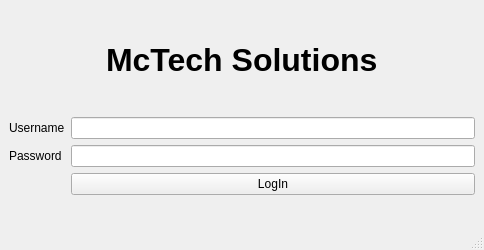
<?xml version="1.0" encoding="UTF-8"?>
<ui version="4.0">
 <class>LogIn</class>
 <widget class="QMainWindow" name="LogIn">
  <property name="geometry">
   <rect>
    <x>0</x>
    <y>0</y>
    <width>484</width>
    <height>250</height>
   </rect>
  </property>
  <property name="windowTitle">
   <string>LogIn</string>
  </property>
  <widget class="QWidget" name="centralwidget">
   <layout class="QGridLayout" name="gridLayout_2">
    <item row="0" column="0">
     <layout class="QGridLayout" name="gridLayout">
      <item row="0" column="1">
       <widget class="QLabel" name="label_title">
        <property name="font">
         <font>
          <pointsize>24</pointsize>
          <weight>75</weight>
          <bold>true</bold>
         </font>
        </property>
        <property name="text">
         <string>McTech Solutions</string>
        </property>
       </widget>
      </item>
      <item row="0" column="0">
       <spacer name="horizontalSpacer">
        <property name="orientation">
         <enum>Qt::Horizontal</enum>
        </property>
        <property name="sizeHint" stdset="0">
         <size>
          <width>40</width>
          <height>20</height>
         </size>
        </property>
       </spacer>
      </item>
      <item row="0" column="2">
       <spacer name="horizontalSpacer_2">
        <property name="orientation">
         <enum>Qt::Horizontal</enum>
        </property>
        <property name="sizeHint" stdset="0">
         <size>
          <width>40</width>
          <height>20</height>
         </size>
        </property>
       </spacer>
      </item>
     </layout>
    </item>
    <item row="1" column="0">
     <layout class="QFormLayout" name="formLayout">
      <item row="0" column="0">
       <widget class="QLabel" name="label_3">
        <property name="text">
         <string>Username</string>
        </property>
       </widget>
      </item>
      <item row="0" column="1">
       <widget class="QLineEdit" name="lineEdit_username"/>
      </item>
      <item row="1" column="0">
       <widget class="QLabel" name="label_4">
        <property name="text">
         <string>Password</string>
        </property>
       </widget>
      </item>
      <item row="1" column="1">
       <widget class="QLineEdit" name="lineEdit_password">
        <property name="echoMode">
         <enum>QLineEdit::Password</enum>
        </property>
       </widget>
      </item>
      <item row="2" column="1">
       <widget class="QPushButton" name="pushButton_login">
        <property name="text">
         <string>LogIn</string>
        </property>
       </widget>
      </item>
     </layout>
    </item>
   </layout>
  </widget>
  <widget class="QMenuBar" name="menubar">
   <property name="geometry">
    <rect>
     <x>0</x>
     <y>0</y>
     <width>484</width>
     <height>22</height>
    </rect>
   </property>
  </widget>
  <widget class="QStatusBar" name="statusbar"/>
 </widget>
 <resources/>
 <connections/>
</ui>
